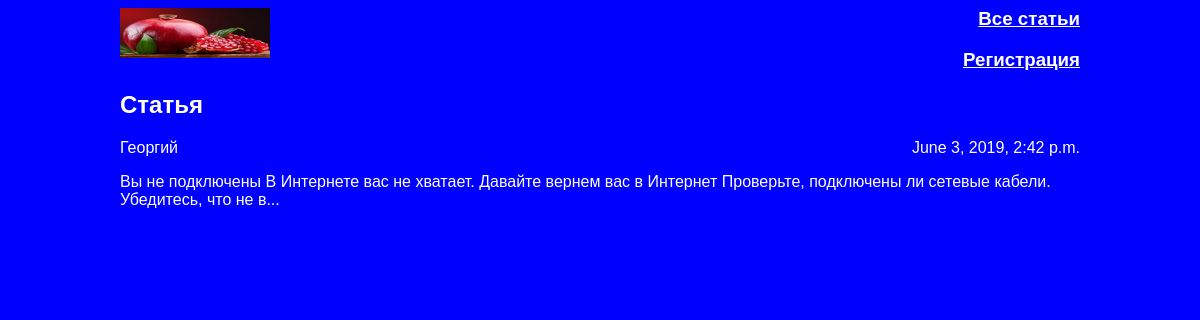
/article/64/, run on the app's committed database.
### articles/models.py (models this page shows, shortened)
class Article(models.Model):
	title = models.CharField(max_length=200)
	author = models.ForeignKey(User, on_delete=models.CASCADE)
	text = models.TextField()
	created_date = models.DateTimeField(auto_now_add=True)
	def get_excerpt(self):
		return self.text[:140] + "..." if len(self.text) > 140 else self.text

### articles/views.py (the view)
# urls.py: path('article/<int:article_id>/', get_article, name ='get_article'),
def get_article(request, article_id):
	try:
		post = Article.objects.get(id = article_id)
		return render(request, 'article.html', {"post": post})
	except Article.DoesNotExist:
		raise Http404

### articles/templates/article.html (shortened to what this page needs)
{% load static %}
<html>
{% load static from staticfiles %}
<link rel="stylesheet" href="{% static "css1/article1.css" %}">
<body>
	<div class="article">
		<div class="header">
		<div class="archive">
		{% load static from staticfiles %}
		<img src="{% static "im/logo.png" %}" alt="Hi!" width="80"  height="50"/>
		<h3><a href="../../archive/">Все статьи</a></h3>
		<h3><a href="../../register/">Регистрация</a></h3>
			<div class="one-post">
				<h2 class="post-title">{{ post.title }}</h2>
				<div class="article-info">
					<div class="article-author">{{ post.author.username }}</div>
					<div class="article-created-date">{{ post.created_date }}</div>
				</div>
				<p class="article-text">{{ post.get_excerpt }}</p>
			</div>
		</div>
	</div>
</body>
</html>

### articles/static/css1/article1.css (style rules this page uses)
body { background: blue; font-family: Tahoma, Arial, sans-serif; color: #ffffff; }
.article .archive { width: 960px; margin-left: auto; margin-right: auto; }
.article .header img { display: block; width: 150px; margin-left: auto; margin-right: auto; float: left; }
.article .article-author { width: 50%; float: left; }
.article .article-created-date { text-align: right; }
.article .archive h3, a { color: #ffffff; text-align: right; }
.archive1 .archive h3, a { color: #ffffff; text-align: right; }
.article .archive p { color: #ffffff; word-wrap: break-word; width: 960px; margin-left: auto; margin-right: auto; }

### data on the page
Article: title "Статья", author.username "Георгий", created_date "June 3, 2019, 2:42 p.m.", get_excerpt "Вы не подключены В Интернете вас не хватает. Давайте вернем вас в Интернет Проверьте, подключены ли сетевые кабели. Убедитесь, что не в..."
